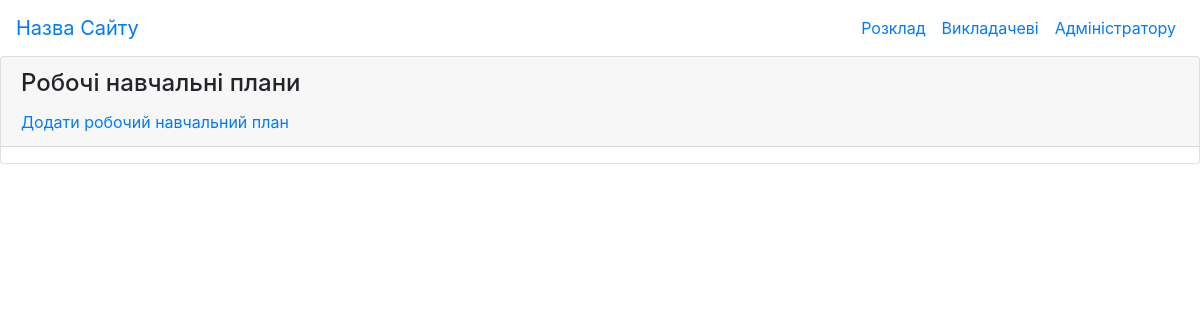
Page /control/robochiy-navchalnuy-plan/ on the earlier database version.
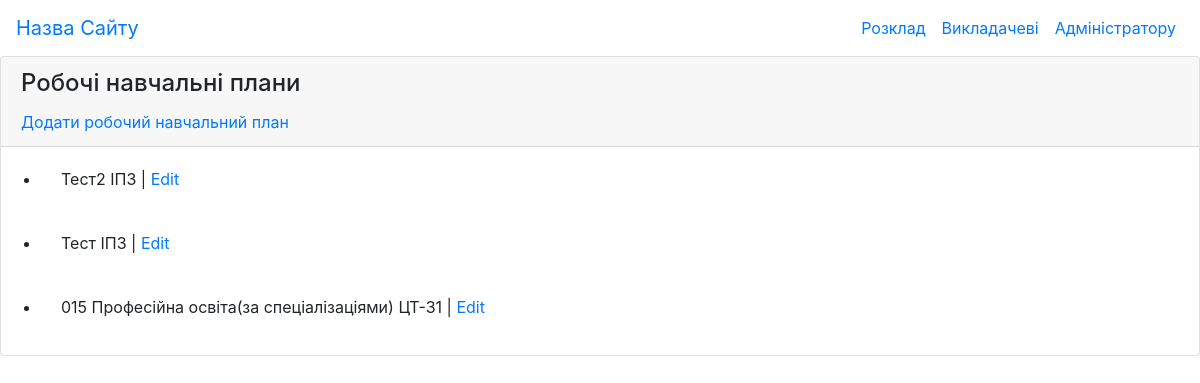
Same page on the later database version.
### robochiy_navchalnuy_plan/models.py (models this page shows)
class RobochiyNavchalnuyPlan(models.Model):
    educational_programs=models.ForeignKey(EducationalPrograms,on_delete=models.PROTECT)
    group=models.ForeignKey(Groups,on_delete=models.PROTECT)
    def __str__(self):
        return self.educational_programs.specialnist + " " + self.group.title

### educational_programs/models.py (models this page shows, shortened)
class EducationalPrograms(models.Model):
    title=models.CharField('Назва',max_length=150)
    riven=models.CharField('Рівень',max_length=75)
    stupin=models.CharField('Ступінь',max_length=75)
    galuz=models.CharField('Галузь знань',max_length=75)
    specialnist=models.CharField('Спеціальність',max_length=75)
    specializaciya=models.CharField('Спеціалізація',max_length=75)
    osvKvalifikaciya=models.CharField('Освітня кваліфікація',max_length=150)
    profKvalifikaciya=models.CharField('Професійна кваліфікація',max_length=150)

### group/models.py (models this page shows, shortened)
class Groups(models.Model):
    title=models.CharField('Назва', max_length=75)
    titleFull=models.CharField('Повна назва', max_length=150)
    kurs=models.PositiveIntegerField(default=1)
    educational_programs=models.ForeignKey(EducationalPrograms,on_delete=models.PROTECT)
    faculty=models.ForeignKey(Facultys,on_delete=models.PROTECT)

### robochiy_navchalnuy_plan/views.py (the view)
# urls.py: path('', RobochiyNavchalnuyPlanList.as_view(), name='list_robochiy_navchalnuy_plans'),
class  RobochiyNavchalnuyPlanList ( ListView ):
    model = RobochiyNavchalnuyPlan
    template_name = "robochiy_navchalnuy_plan/robochiy_navchalnuy_plan_list.html"
    context_object_name = "robochiy_navchalnuy_plans"

### robochiy_navchalnuy_plan/templates/robochiy_navchalnuy_plan/robochiy_navchalnuy_plan_list.html
{% extends "main/index.html" %}
{% block content %}
    <div class="card">
        <div class="card-header card-header-secondary">
            <h4 class="card-title">Робочі навчальні плани</h4>
            <a href="{% url 'create_robochiy_navchalnuy_plan' %}">Додати робочий навчальний план</a>
        </div>
        <ul>
            {% for robochiy_navchalnuy_plan in robochiy_navchalnuy_plans %}
                <li class="card-body">{{ robochiy_navchalnuy_plan }} | <a href="{% url 'update_robochiy_navchalnuy_plan' robochiy_navchalnuy_plan.id %}">Edit</a></li>
            {% endfor %}
        </ul>
    </div>
{% endblock content %}

Differences in the rows shown:
added RobochiyNavchalnuyPlan: educational_programs+group "Тест2 ІПЗ"
added RobochiyNavchalnuyPlan: educational_programs+group "Тест ІПЗ"
added RobochiyNavchalnuyPlan: educational_programs+group "015 Професійна освіта(за спеціалізаціями) ЦТ-31"
